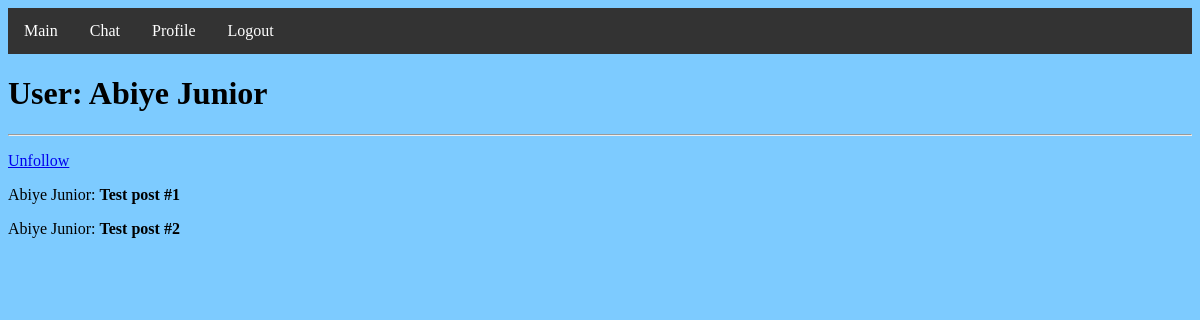
/user/Abiye Junior (signed in), run on the app's committed database.
### app/models.py (models this page shows, shortened)
class User(UserMixin, db.Model):
    id = db.Column(db.Integer, primary_key=True)
    username = db.Column(db.String(64), index=True, unique=True)
    email = db.Column(db.String(120), index=True, unique=True)
    password_hash = db.Column(db.String(128))
    posts = db.relationship('Post', backref='author', lazy='dynamic')
    about_me = db.Column(db.String(140))
    followed = db.relationship(
        'User', secondary=followers,
        primaryjoin=(followers.c.follower_id == id),
        secondaryjoin=(followers.c.followed_id == id),
        backref=db.backref('followers', lazy='dynamic'), lazy='dynamic')
    def is_following(self, user):
        return self.followed.filter(
            followers.c.followed_id == user.id).count() > 0

### app/routes.py (the view)
@app.route('/user/<username>')
@login_required
def user(username):
    user = User.query.filter_by(username=username).first_or_404()
    posts = [
        {'author': user, 'body': 'Test post #1'},
        {'author': user, 'body': 'Test post #2'}
    ]
    return render_template('user.html', user=user, posts=posts)

### app/models.py (called while the page is built)
@login.user_loader
def load_user(id):
    return User.query.get(int(id))

### app/templates/user.html (shortened to what this page needs)
{% extends "base.html" %}
{% block content %}
    <h1>User: {{ user.username }}</h1>
    <hr>
    {% if user == current_user %}
      <p><a href="{{ url_for('edit_profile') }}">Edit your profile</a></p>
      <p>{{ user.followers.count() }} followers, {{ user.followed.count() }} following.</p>
      {% elif not current_user.is_following(user) %}
        <p><a href="{{ url_for('follow', username=user.username) }}">Follow</a></p>
      {% else %}
        <p><a href="{{ url_for('unfollow', username=user.username) }}">Unfollow</a></p>
      {% endif %}
    {% for post in posts %}
    <p>
    {{ post.author.username }}: <b>{{ post.body }}</b>
    </p>
    {% endfor %}
{% endblock %}

### data on the page
User: username "Abiye Junior", author.username "Abiye Junior" "Abiye Junior"

### other printed values
{{ post.body }} "Test post #1" "Test post #2"
